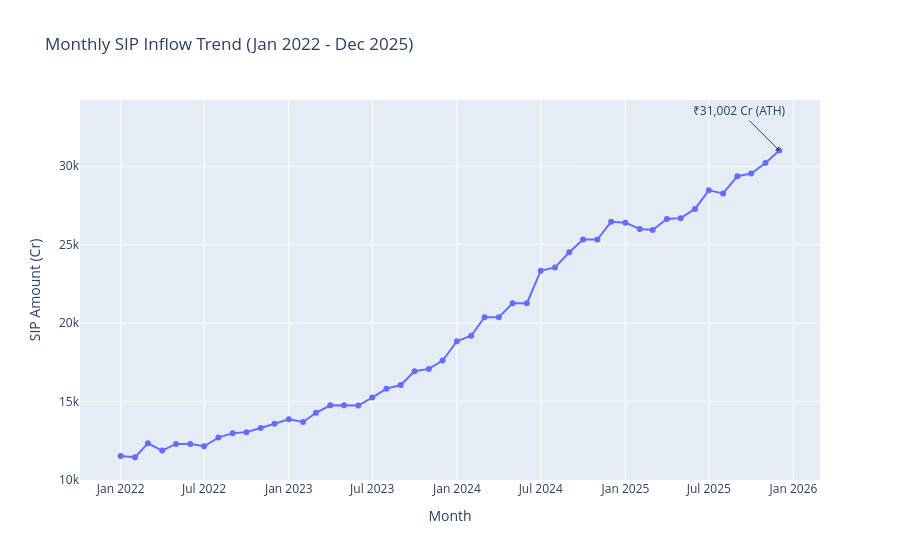

Notebook cell for this chart:
### Code cell
# Fetch SIP inflows using actual column names: month, sip_inflow_crore[cite: 7]
query_sip = "SELECT month, sip_inflow_crore FROM monthly_sip_inflows"
df_sip = pd.read_sql(query_sip, conn)

# Ensure the date is in datetime format and sort chronologically
df_sip['month'] = pd.to_datetime(df_sip['month'])
df_sip = df_sip.sort_values('month')

# Plotly line chart
fig2 = px.line(df_sip, x='month', y='sip_inflow_crore', markers=True, 
               title='Monthly SIP Inflow Trend (Jan 2022 - Dec 2025)',
               labels={'month': 'Month', 'sip_inflow_crore': 'SIP Amount (Cr)'})

# Annotate All-Time High
max_sip = df_sip['sip_inflow_crore'].max()
max_date = df_sip.loc[df_sip['sip_inflow_crore'].idxmax(), 'month']

fig2.add_annotation(x=max_date, y=max_sip, text=f"₹{max_sip:,.0f} Cr (ATH)", 
                    showarrow=True, arrowhead=1, ax=-40, ay=-40)

fig2.write_image('../reports/charts/sip_inflow_trend.png', width=1000, height=500)
fig2.show()

### Figure 1 — Plotly figure (JSON) as saved in the notebook; plotly's stock layout.template omitted (floating-point values rounded to 4 significant figures)
{"data": [{"hovertemplate": "Month=%{x}<br>SIP Amount (Cr)=%{y}<extra></extra>", "legendgroup": "", "line": {"color": "#636efa", "dash": "solid"}, "marker": {"symbol": "circle"}, "mode": "lines+markers", "name": "", "orientation": "v", "showlegend": false, "type": "scatter", "x": ["2022-01-01T00:00:00.000000", "2022-02-01T00:00:00.000000", "2022-03-01T00:00:00.000000", "2022-04-01T00:00:00.000000", "2022-05-01T00:00:00.000000", "2022-06-01T00:00:00.000000", "2022-07-01T00:00:00.000000", "2022-08-01T00:00:00.000000", "2022-09-01T00:00:00.000000", "2022-10-01T00:00:00.000000", "2022-11-01T00:00:00.000000", "2022-12-01T00:00:00.000000", "2023-01-01T00:00:00.000000", "2023-02-01T00:00:00.000000", "2023-03-01T00:00:00.000000", "2023-04-01T00:00:00.000000", "2023-05-01T00:00:00.000000", "2023-06-01T00:00:00.000000", "2023-07-01T00:00:00.000000", "2023-08-01T00:00:00.000000", "2023-09-01T00:00:00.000000", "2023-10-01T00:00:00.000000", "2023-11-01T00:00:00.000000", "2023-12-01T00:00:00.000000", "2024-01-01T00:00:00.000000", "2024-02-01T00:00:00.000000", "2024-03-01T00:00:00.000000", "2024-04-01T00:00:00.000000", "2024-05-01T00:00:00.000000", "2024-06-01T00:00:00.000000", "2024-07-01T00:00:00.000000", "2024-08-01T00:00:00.000000", "2024-09-01T00:00:00.000000", "2024-10-01T00:00:00.000000", "2024-11-01T00:00:00.000000", "2024-12-01T00:00:00.000000", "2025-01-01T00:00:00.000000", "2025-02-01T00:00:00.000000", "2025-03-01T00:00:00.000000", "2025-04-01T00:00:00.000000", "2025-05-01T00:00:00.000000", "2025-06-01T00:00:00.000000", "2025-07-01T00:00:00.000000", "2025-08-01T00:00:00.000000", "2025-09-01T00:00:00.000000", "2025-10-01T00:00:00.000000", "2025-11-01T00:00:00.000000", "2025-12-01T00:00:00.000000"], "xaxis": "x", "y": [11517, 11438, 12328, 11863, 12286, 12276, 12140, 12694, 12976, 13040, 13306, 13573, 13856, 13687, 14276, 14749, 14749, 14734, 15245, 15814, 16042, 16928, 17073, 17610, 18838, 19187, 20371, 20371, 21262, 21262, 23332, 23547, 24509, 25323, 25320, 26459, 26400, 25999, 25926, 26632, 26688, 27274, 28464, 28265, 29361, 29529, 30200, 31002], "yaxis": "y"}], "layout": {"annotations": [{"arrowhead": 1, "ax": -40, "ay": -40, "showarrow": true, "text": "₹31,002 Cr (ATH)", "x": "2025-12-01T00:00:00", "y": 31002}], "legend": {"tracegroupgap": 0}, "title": {"text": "Monthly SIP Inflow Trend (Jan 2022 - Dec 2025)"}, "xaxis": {"anchor": "y", "domain": [0, 1], "title": {"text": "Month"}}, "yaxis": {"anchor": "x", "domain": [0, 1], "title": {"text": "SIP Amount (Cr)"}}}}
